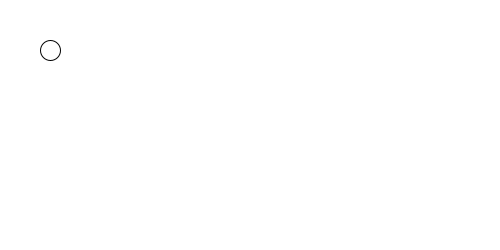
Frame 1 (no input)
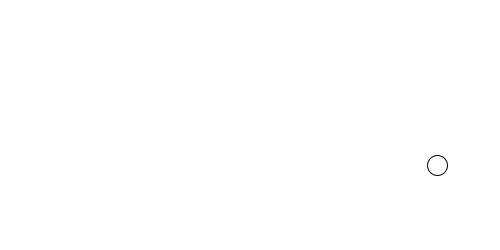
Frame 60 (the mouse pressed at the canvas centre just before this capture)
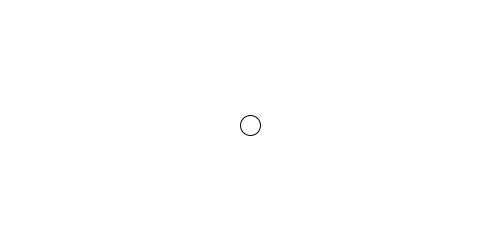
Frame 120 (the mouse held since frame 60 and released just before this capture)

The Processing sketch that drew these frames (run headless with seeded random() and noise(); from frame 60 on, the mouse is pressed at the canvas centre):

// Processing sketch: processing_127539
// ── processing_127539.pde

int x = 50;        // variables
int y = 50;

int dx = 9;        // velocity (9,5)
int dy = 5;

void setup() {  //setup function called initially, only once
  size(500, 250);
  background(255);  //set background white

}

void draw() {  //draw function loops 

  background(255);
  
  ellipse(x,y,20,20);
  x = x + dx;
  y = y + dy;
  
  
  if (mousePressed){        // catching the ball
      x = mouseX;
      y = mouseY;
  }
 
 
 
  
  if (x > 500) {        // X axis collision
      dx = -9;
  }
  else if (x < 0) {
      dx = 9;
  }
  
  if (y > 250)  {      // Y axis collision
      dy *= -1;        // the same as dy = dy*(-1)
  }
  else if (y < 0) {
      dy *= -1;
  }
}
